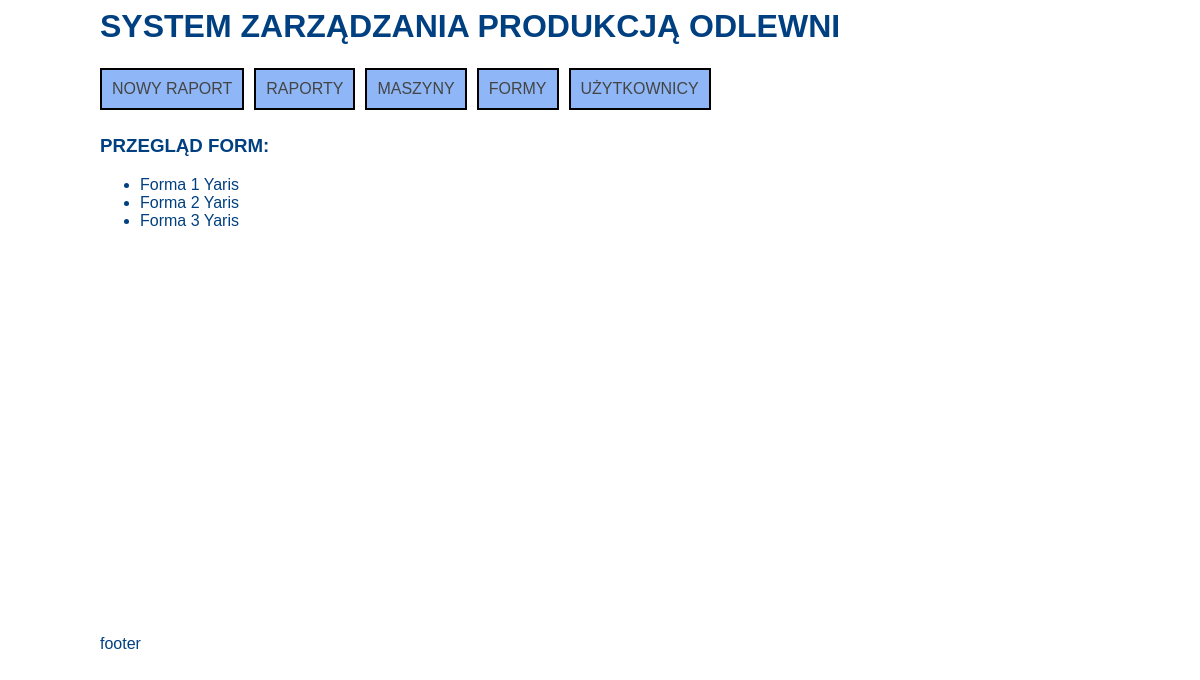
Page /formy/ on the committed database.
### App_Baza/models.py (models this page shows, shortened)
class Forms(models.Model):
    Code_name = models.CharField(max_length=60)
    Current_Shoots = models.IntegerField()
    Total_Shoots = models.IntegerField()
    Max_Shoots = models.IntegerField()
    Status = models.IntegerField()
    Type_Type = models.ForeignKey(Type,on_delete=models.CASCADE,blank=True,null=True)
    class Meta:
        verbose_name        = "Forma"
        verbose_name_plural = "Formy"

### App_Baza/views.py (the view)
# urls.py: path('formy/', formy_view, name='formy'),
def formy_view(request):
    formy = Forms.objects.all()
    context = {'formy':formy}
    return render(request, 'formy_view.html',context)

### App_Baza/templates/formy_view.html
{% extends "baza.html" %}
{% block main %}
<h3>PRZEGLĄD FORM:</h3>
{% if formy %}
    <ul>
    {% for forma in formy %}
        <li>
            {{ forma.Code_name }}
        </li>
    {% endfor %}
    </ul>
{% else %}
    <p>No forms are available.</p>
{% endif %}
{% endblock main %}

### App_Baza/static/style.css (style rules this page uses)
body { background: white; font-family: 'Arial'; color:#004080; }

### rows in the picture
Forms: Code_name "Forma 1 Yaris"
Forms: Code_name "Forma 2 Yaris"
Forms: Code_name "Forma 3 Yaris"
